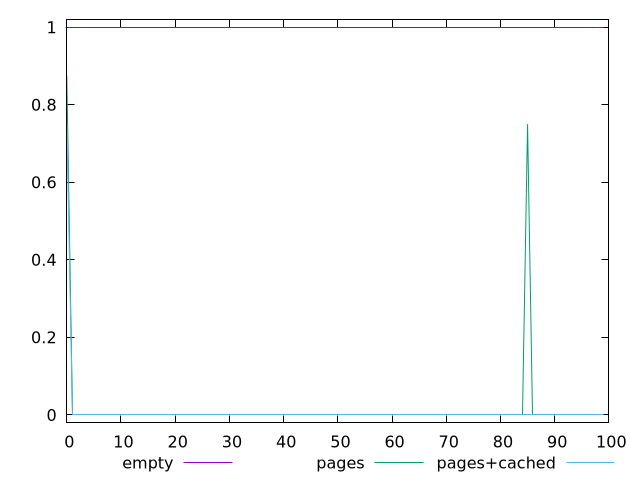

Write gnuplot code to recreate this figure.
$_empty <<EOF
1
1
1
1
1
1
1
1
1
1
1
1
1
1
1
1
1
1
1
1
1
1
1
1
1
1
1
1
1
1
1
1
1
1
1
1
1
1
1
1
1
1
1
1
1
1
1
1
1
1
1
1
1
1
1
1
1
1
1
1
1
1
1
1
1
1
1
1
1
1
1
1
1
1
1
1
1
1
1
1
1
1
1
1
1
1
1
1
1
1
1
1
1
1
1
1
1
1
1
1
EOF
$_pages <<EOF
0.875
0
0
0
0
0
0
0
0
0
0
0
0
0
0
0
0
0
0
0
0
0
0
0
0
0
0
0
0
0
0
0
0
0
0
0
0
0
0
0
0
0
0
0
0
0
0
0
0
0
0
0
0
0
0
0
0
0
0
0
0
0
0
0
0
0
0
0
0
0
0
0
0
0
0
0
0
0
0
0
0
0
0
0
0
0.75
0
0
0
0
0
0
0
0
0
0
0
0
0
0
EOF
$_pagesCached <<EOF
0.75
0
0
0
0
0
0
0
0
0
0
0
0
0
0
0
0
0
0
0
0
0
0
0
0
0
0
0
0
0
0
0
0
0
0
0
0
0
0
0
0
0
0
0
0
0
0
0
0
0
0
0
0
0
0
0
0
0
0
0
0
0
0
0
0
0
0
0
0
0
0
0
0
0
0
0
0
0
0
0
0
0
0
0
0
0
0
0
0
0
0
0
0
0
0
0
0
0
0
0
EOF
set key outside below
set terminal pngcairo
set output "report_00004_2020-11-02T20-21-41.718Z/uses-webp-images/uses-webp-images_empty_pages_pages+cached.png"
set yrange [-0.02:1.02]
plot $_empty title "empty" with line ,$_pages title "pages" with line ,$_pagesCached title "pages+cached" with line ,
